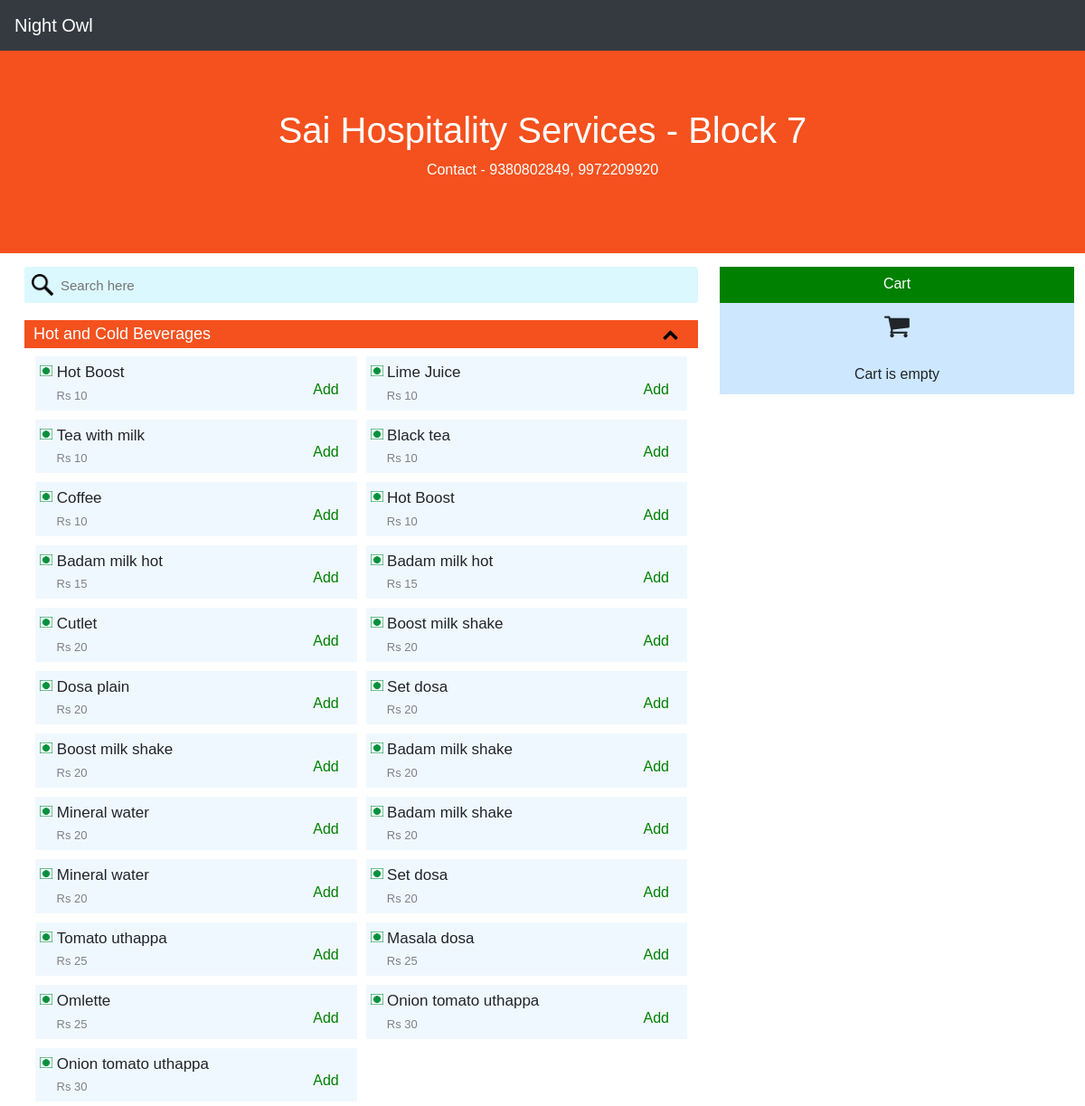
/nc=2/, run on the app's committed database.
### polls/models.py (models this page shows, shortened)
class NC2Products(models.Model):
    name = models.CharField(max_length=200)
    price = models.IntegerField()
    veg=models.BooleanField(default=True)
    currently_present=models.BooleanField()
    MY_CHOICES = ((1,'Hot and Cold Beverages'),(2,'Dosa Items'))
    filter = models.IntegerField(choices=MY_CHOICES)
    class Meta(object):
        verbose_name_plural = 'Menu items of Block 7 Night Canteen'

### polls/views.py (the view, shortened to what this page needs)
# urls.py: path('nc=<int:nc_id>/', views.nc_page, name="NC Page"),
def nc_page(request, nc_id):
    cart = request.session.get('cart',{})
    if(nc_id==1):
        dishes=NC1Products.objects.all()
    elif(nc_id==2):
        dishes=NC2Products.objects.all()
    else:
        dishes=NC3Products.objects.all()
    context = {'nc_id': nc_id,
               'cart': cart ,
               'dishes':dishes}
    return render(request, 'polls/nc-page.html', context)

### polls/templatetags/extras.py (called while the page is built)
@register.simple_tag
def sort_by_filter(in_list):
    maxim=0
    out_list=[]
    for items in in_list:
        if items.filter>maxim:
            maxim=items.filter
    for i in range(maxim):
        out_list+=[[]]
    for items in in_list:
        out_list[items.filter-1].append(items)
    return out_list

@register.filter
def sort_by_price(in_list):
    for i in range(len(in_list)-1):
        min=in_list[i].price
        index=i
        for j in range(i+1,len(in_list)):
            if(in_list[j].price<min):
                min=in_list[j].price
                index=j
        temp=in_list[index]
        in_list[index]=in_list[i]
        in_list[i]=temp
    return in_list

@register.filter
def tostring(item_id):
    return str(item_id)

### polls/templates/polls/nc-page.html (shortened to what this page needs)
{% load static %}
{% load extras %}
<!DOCTYPE html>
<html lang="en">
<head>
  <link rel="stylesheet" href="https://cdnjs.cloudflare.com/ajax/libs/font-awesome/4.7.0/css/font-awesome.min.css">
  <link rel="stylesheet" href="https://maxcdn.bootstrapcdn.com/bootstrap/4.3.1/css/bootstrap.min.css">
  <link rel="stylesheet" type="text/css" href="{%static 'polls/main-style.css'%}">
</head>
<body>
  <nav class="navbar navbar-expand-sm bg-dark navbar-dark">
    <a class="navbar-brand" href="{% url 'polls:Home' %}">Night Owl</a>
  </nav>
  {% if nc_id == 1 %}
  <div class="jumbotron jumbotron-fluid text-center">
    <div class="container">
        <h1>Jumadi Hospitality Pvt. Ltd. - Block 3</h1>
        <p>Contact - 9380807887, 9972209930</p>
    </div>
  </div>
  {% elif nc_id == 2 %}
  <div class="jumbotron jumbotron-fluid text-center">
    <div class="container">
        <h1>Sai Hospitality Services - Block 7</h1>
        <p>Contact - 9380802849, 9972209920</p>
    </div>
  </div>
  {% endif %}
<div class="row row_content">
    <div class="content col-sm-12 col-md-8">
    <input id="searchbar" type="text" class="search" placeholder="Search here" oninput="search_bar(this.value)">
          {%sort_by_filter dishes as groupedbyfilters%}
          {%for bar in groupedbyfilters%}
          <div class="FilterName">
              {{bar.0.get_filter_display}}
              <span class="menuExtension ext{{forloop.counter}}"><button class="up" onclick="removeElement(1,'{{forloop.counter}}')"><i class="fa fa-chevron-up"></i></button>
              </span>
          </div>
          <div class="row row{{forloop.counter}}">
          {%for item in bar|sort_by_price %}
          <div class="col-sm-12 col-md-6 item_outerbox">
            <div class="item_box" id="item_box{{item.id}}">
              {%if item.veg == True%}
                <img class="veg" src="{%static 'polls/veg.jpg'%}">
              {%else%}
                <img class="veg" src="{%static 'polls/non-veg.png'%}">
              {%endif%}
              <span class="item_name">{{item.name}}</span><br>
              <span class="item_cost">&nbsp;&nbsp;&nbsp;&nbsp;&nbsp;Rs {{item.price}}</span><br>
                <form class="cart_form_type2"  id="cart_form_type2{{item.id}}"  action="{% url 'polls:NC Page' nc_id=nc_id %}" method="post" style="
                "
                >
                    <input id="add{{item.id}}" class="cart_form_input" type="submit" value="Add" onclick="add_to_cart({{item.id}}, '{{item.name}}', {{item.price}})">
                </form>
            </div>
          </div>
        {%endfor%}
        </div>
        {%endfor%}
    </div>
    <div class="col-sm-12 col-md-4" id="cart_box">
      <div style="font-size:16px;background-color: green;color: white;padding:7px;height: 40px;">
          <center>Cart</center>
      </div>
      <div class="cart-table">
        {%include 'polls/cart-table.html'%}
      </div>
    </div>
</html>

### polls/static/polls/main-style.css (style rules this page uses)
* { box-sizing: border-box; }
.jumbotron { background-color: #f4511e; color: #ffffff; margin-bottom: 0; }
body { margin: 0; font-family: Arial, Helvetica, sans-serif; }
.text-center { text-align: center; }
.row:after { content: ""; display: table; clear: both; }
form { width: 300px; margin: 0 auto; text-align: center; }
#searchbar { background-color:rgb(220, 248, 255); border:none; font-size: 15px; border-radius: 3px; height:40px; background-image: url('searchicon.png'); background-size:24px 24px; background-position:8px 8px; background-repeat: no-repeat; padding-left:40px; margin:15px 0 15px 0; color: black; width:100%; }
.content { width:100%; margin:0%; padding-right:2%; }
button { background-color: rgba(0,0,0,0); cursor:pointer; padding:1px 12px; }
.item_outerbox { padding: 5px 5px; }
.item_box { background-color:aliceblue; padding: 5px; position: relative; }
.item_name { font-size: 17px; }
.item_cost { font-size: 13px; color: #7e808c; }
.veg { height:0.75em; margin-bottom:0.3em; }
.FilterName { background-color:#f4511e; width:100%; padding:2px 10px; margin:4px 0px; font-size: 20px; color: white; font-size: 18px; }
.menuExtension { display:block; float:right; }
.up, .down { border:0px; color: }
.row { margin-left: 1%; margin-right: 1%; }
#cart_box { margin-top: 15px; padding: 0px; z-index: 5; background-color: white; }
.cart_form input, .cart_form_type2 input { border:0px; display: inline-block; background-color: rgba(0,0,0,0); color:green; }
.cart_form_input { display: inline-block; padding-right:5px; padding-left:5px; position: absolute; bottom:10px; right:15px; color:green; border:1px green solid; }

### data on the page
NC2Products: filter "Hot and Cold Beverages", veg True (drawn), name "Cutlet", price "20"
NC2Products: veg True (drawn), name "Hot Boost", price "10"
NC2Products: veg True (drawn), name "Lime Juice", price "10"
NC2Products: veg True (drawn), name "Tea with milk", price "10"
NC2Products: veg True (drawn), name "Black tea", price "10"
NC2Products: veg True (drawn), name "Coffee", price "10"
NC2Products: veg True (drawn), name "Hot Boost", price "10"
NC2Products: veg True (drawn), name "Badam milk hot", price "15"
NC2Products: veg True (drawn), name "Badam milk hot", price "15"
NC2Products: veg True (drawn), name "Boost milk shake", price "20"
NC2Products: veg True (drawn), name "Dosa plain", price "20"
NC2Products: veg True (drawn), name "Set dosa", price "20"
NC2Products: veg True (drawn), name "Boost milk shake", price "20"
NC2Products: veg True (drawn), name "Badam milk shake", price "20"
NC2Products: veg True (drawn), name "Mineral water", price "20"
NC2Products: veg True (drawn), name "Badam milk shake", price "20"
NC2Products: veg True (drawn), name "Mineral water", price "20"
NC2Products: veg True (drawn), name "Set dosa", price "20"
NC2Products: veg True (drawn), name "Tomato uthappa", price "25"
NC2Products: veg True (drawn), name "Masala dosa", price "25"
NC2Products: veg True (drawn), name "Omlette", price "25"
NC2Products: veg True (drawn), name "Onion tomato uthappa", price "30"
NC2Products: veg True (drawn), name "Onion tomato uthappa", price "30"
